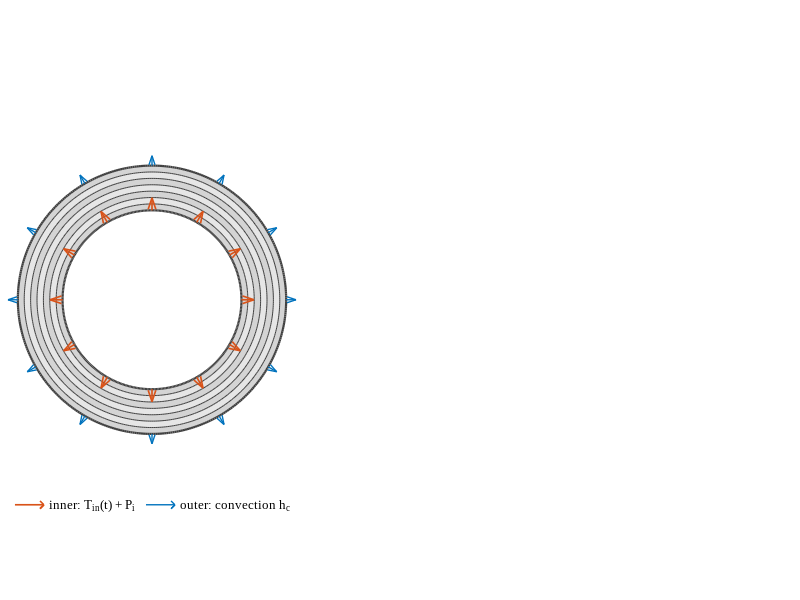

This figure's MATLAB source: (Note: this script raises an error after producing the figure.)
%% geometry_schematic_R4_2.m — R4_1 + 'insulated' labels centred on the middle axis of the cylinder; the bottom label sits inside the crescent (top face of the bottom insulation block)
%  R4_2 changes (marked 'R4_2'): label anchor positions only. Everything else = R4_1.
%  ----- R4_1 header follows -----
%% geometry_schematic_R4_1.m — R4 + 'insulated' labels closer to the cylinder (centred) and the two panel centres on one horizontal line (author request 2026-11-02)
%  R4_1 changes (marked 'R4_1'): label offsets reduced; left panel shifted vertically by dyAx1. Everything else = R4.
%  ----- R4 header follows -----
%% geometry_schematic_R4.m — R3 + layout changes requested by the author (2026-11-02)
%  Changes vs R3 (all marked 'R4'; geometry, loads, colours untouched; only
%  geometry_schematic_R4_2.png/.fig is written -- the standalone 3D cutaway is not redrawn):
%    * right panel: the two words 'insulated' moved above the top end and below the bottom
%      end, horizontally centred on the cylinder axis;
%    * right panel: R_i and R_o removed; they are shown on the left (cross-section) panel as
%      radial dimension arrows from the centre;
%    * right panel: the wall thickness h is shown on the LEFT wall at the bottom, beside the
%      length L (dimension below the bottom insulation block, on the theta = pi cut face);
%    * right panel: the coordinate triad is rotated about z (outward) and theta is drawn as an
%      arc with an arrow head (as in the left panel) instead of a straight arrow.
%  ----- R3 header follows -----
%% geometry_schematic_R3.m — R2 + coordinate systems (r, theta, z) in the geometry figures
%  R3 (2026-10-29, author request Prom 6): "in the two figures that introduce the cylinder
%  geometry (axial-section figure and cross-section figure) a coordinate system must be added".
%  Changes vs R2 (all marked 'R3'; geometry, loads and colours untouched):
%    * cross-section panel (a): triad at the bore centre -- radial axis r, circumferential
%      direction theta (arc with arrow), axial direction z shown as the out-of-plane symbol;
%    * axial cutaway (panel (b) and the standalone 3D cutaway): the lone z arrow is replaced by
%      a full right-handed triad r, theta, z drawn at the theta = 0 cut plane;
%    * outputs: geometry_schematic_R3.png/.fig and geometry_3D_cutaway_R2.png/.fig
%      (R2/R1 figures stay frozen).
%  ----- R2 header follows -----
%% geometry_schematic_R2.m — geometry schematic with an axially cut half-cylinder (3D)
%  R2 (2026-10-12, author request) revises the geometry schematic that
%  ch123_figs_R10.m draws (geometry_schematic.png: (a) annular cross-section,
%  (b) r-z graph):
%    * the RIGHT-HAND GRAPH (the r-z axes plot) is DELETED;
%    * in its place, an axially cut HALF CYLINDER in 3D showing
%        - the 7 layers on the cut faces and on the top face,
%        - the INNER loading (internal pressure P_i + thermal load T_in(t)),
%        - the OUTER convection h_c,
%        - the TOP and BOTTOM ends THERMALLY INSULATED (shown as insulation
%          blocks, labelled).
%    The cross-section panel (a) and its legend are unchanged.
%  Output: figures_ch123/geometry_schematic_R2.png (+ .fig). R1 and
%  ch123_figs_R10.m (which keeps writing the old geometry_schematic.png) are frozen.
%
%  Second output (author request: "draw something like" the 3D cylinder
%  drawings in Heydarpour's papers, e.g. Thin-Walled Struct. 155 (2020) 106914
%  Fig. 1a): figures_ch123/geometry_3D_cutaway_R1.png — the same cylinder with a
%  135-degree wedge removed, layers in a blue scale, loads and insulated ends.
%  All figure text in English, Times New Roman (as in the other ch1-3 schematics).
clearvars; clc; close all;
outdir = 'C:/Users/InfosaicUser/Desktop/MSc/Lord-Shulman-theory-thermoelastic-cylinder/claude/figures_ch123';
if ~exist(outdir,'dir'), mkdir(outdir); end
try
    set(groot,'defaultAxesFontName','Times New Roman');
    set(groot,'defaultTextFontName','Times New Roman');
    set(groot,'defaultLegendFontName','Times New Roman');
catch
end
CO = {[0 0.447 0.741],[0.850 0.325 0.098]};          % chapter colours: outer = blue, inner = orange
Ri = 1.0; Ro = 1.5; L = 2.1; NL = 7;
Rb = Ri + (0:NL)*((Ro-Ri)/NL);                       % 8 interface radii
G.Ri = Ri; G.Ro = Ro; G.L = L; G.NL = NL; G.Rb = Rb; G.tI = 0.16;   % tI = insulation block thickness
az = -25; el = 22;                                   % camera: from the front, slightly right and above

%% ================= FIGURE 1: cross-section (a) + half cylinder (b) =================
fig = figure('Units','inches','Position',[1 1 12 6],'Color','w','Renderer','opengl');

% ---------- (a) annular cross-section: unchanged from ch123_figs_R10 ----------
dyAx1 = 0.0296;   % R4_1: vertical shift of the left panel so both figure centres lie on one horizontal line
ax1 = axes('Parent',fig,'Position',[0.01 0.08-dyAx1 0.36 0.90]); hold(ax1,'on'); axis(ax1,'equal'); axis(ax1,'off');
th = linspace(0,2*pi,400);
for k = 1:NL
    ro = Rb(k+1); ri = Rb(k); sh = 0.90 - 0.07*mod(k,2);
    patch(ax1,[ro*cos(th) ri*cos(fliplr(th))],[ro*sin(th) ri*sin(fliplr(th))],[sh sh sh],'EdgeColor','none');
end
for k = 1:NL+1
    lw = 0.5; if k==1||k==NL+1, lw = 1.6; end
    plot(ax1,Rb(k)*cos(th),Rb(k)*sin(th),'-','Color',[0.25 0.25 0.25],'LineWidth',lw);
end
na = 12; ang = linspace(0,2*pi,na+1); ang(end) = [];
qi = quiver(ax1,Ri*cos(ang),Ri*sin(ang),0.14*cos(ang),0.14*sin(ang),0,'Color',CO{2},'LineWidth',1.2,'MaxHeadSize',0.55,'DisplayName','inner: T_{in}(t) + P_i');
qo = quiver(ax1,Ro*cos(ang),Ro*sin(ang),0.11*cos(ang),0.11*sin(ang),0,'Color',CO{1},'LineWidth',1.0,'MaxHeadSize',0.55,'DisplayName','outer: convection h_c');
lg = legend(ax1,[qi(1) qo(1)],'Location','southoutside','Orientation','horizontal','FontSize',9,'Box','off','AutoUpdate','off');   % R3: AutoUpdate off, else the triad objects added below enter the legend
lg.Units = 'normalized'; lg.Position(2) = 0.15;   % R4_1: legend placed just under the (shifted) left panel
xlim(ax1,[-(Ro+0.55) Ro+0.55]); ylim(ax1,[-(Ro+0.5) Ro+0.5]);
% R3: coordinate system of the cross-section: r (radial), theta (circumferential), z (out of the page)
tri_r = 0.55; tri_a = 0.33;
quiver(ax1,0,0,tri_r,0,0,'Color','k','LineWidth',1.3,'MaxHeadSize',0.6);          % r axis
text(ax1,tri_r+0.07,0.0,'r','FontSize',14,'FontAngle','italic','HorizontalAlignment','left','VerticalAlignment','middle');
ta = linspace(deg2rad(8),deg2rad(80),40);
plot(ax1,tri_a*cos(ta),tri_a*sin(ta),'k-','LineWidth',1.3);                         % theta arc
% arrow head at the arc end: filled triangle along the counter-clockwise tangent
Ee = tri_a*[cos(ta(end)) sin(ta(end))]; tg = [-sin(ta(end)) cos(ta(end))]; nn = [cos(ta(end)) sin(ta(end))];
hl = 0.10; hw = 0.045;
patch(ax1,[Ee(1)+hl*tg(1), Ee(1)+hw*nn(1), Ee(1)-hw*nn(1)],[Ee(2)+hl*tg(2), Ee(2)+hw*nn(2), Ee(2)-hw*nn(2)],'k','EdgeColor','k');
text(ax1,0.45*cos(deg2rad(58)),0.45*sin(deg2rad(58)),'\theta','FontSize',14,'HorizontalAlignment','left','VerticalAlignment','bottom');
plot(ax1,0,0,'ko','MarkerSize',9,'LineWidth',1.2); plot(ax1,0,0,'k.','MarkerSize',9);   % z out of the page
text(ax1,0.03,-0.13,'z','FontSize',14,'FontAngle','italic','HorizontalAlignment','center','VerticalAlignment','top');   % R4: moved below the symbol (clear of the R_o line)
% R4: radii R_i and R_o as radial dimension arrows from the centre (moved here from the right panel)
ai = deg2rad(145); ao = deg2rad(215);
quiver(ax1,0,0,Ri*cos(ai),Ri*sin(ai),0,'Color','k','LineWidth',1.0,'MaxHeadSize',0.10);
quiver(ax1,0,0,Ro*cos(ao),Ro*sin(ao),0,'Color','k','LineWidth',1.0,'MaxHeadSize',0.07);
text(ax1,0.52*cos(ai),0.52*sin(ai)+0.05,'R_i','FontSize',14,'HorizontalAlignment','center','VerticalAlignment','bottom');
text(ax1,(Ro+0.10)*cos(ao),(Ro+0.10)*sin(ao),'R_o','FontSize',14,'HorizontalAlignment','right','VerticalAlignment','top');

% ---------- (b) axially cut half cylinder, 3D ----------
ax2 = axes('Parent',fig,'Position',[0.27 0.0 0.71 1.0]);
draw_cyl3d(ax2, pi, 'gray', CO, G, az, el, true);

exportgraphics(fig,fullfile(outdir,'geometry_schematic_R4_2.png'),'Resolution',300,'Padding',30);   % R4: was _R3; R4_1: padding so the top label is not at the edge
savefig(fig,fullfile(outdir,'geometry_schematic_R4_2.fig'));
close(fig); fprintf('done: geometry_schematic_R4_2.png\n');
% R4: FIGURE 2 (standalone 3D cutaway) removed from this script; geometry_3D_cutaway_R2 stays as is

%% ============================ helpers ============================
function draw_cyl3d(ax, thMax, palette, CO, G, az, el, withDims)
    hold(ax,'on');
    Ri = G.Ri; Ro = G.Ro; L = G.L; NL = G.NL; Rb = G.Rb; tI = G.tI;
    edge = [0.25 0.25 0.25];
    % layer colours: alternating greys (as in the 2D panel) or a light->dark blue scale
    for k = 1:NL
        if strcmp(palette,'gray')
            lay{k} = (0.90 - 0.07*mod(k,2))*[1 1 1]; %#ok<AGROW>
        else
            t = (k-1)/(NL-1);
            lay{k} = [0.80 0.89 0.99]*(1-t) + [0.10 0.27 0.60]*t; %#ok<AGROW>
        end
    end
    if strcmp(palette,'gray'), cIn = [0.93 0.93 0.95]; cOut = [0.80 0.80 0.80];
    else,                      cIn = [0.82 0.90 0.98]; cOut = [0.66 0.79 0.95]; end
    cIns = [1.00 0.93 0.62];                                  % insulation blocks
    th = linspace(0,thMax,120);

    % ---- curved surfaces (inner + outer), light-dependent shading ----
    [T,Z] = meshgrid(th,[0 L]);
    surf_shaded(ax,Ri*cos(T),Ri*sin(T),Z,T,cIn);
    surf_shaded(ax,Ro*cos(T),Ro*sin(T),Z,T,cOut);

    % ---- cut faces (theta = 0 and theta = thMax): the 7 layers ----
    for k = 1:NL
        for tc = [0 thMax]
            patch(ax,[Rb(k) Rb(k+1) Rb(k+1) Rb(k)]*cos(tc),[Rb(k) Rb(k+1) Rb(k+1) Rb(k)]*sin(tc), ...
                  [0 0 L L],lay{k},'EdgeColor',edge,'LineWidth',0.4);
        end
        % ---- top face z = L: annular sector of layer k ----
        sector(ax,L,Rb(k),Rb(k+1),0,thMax,lay{k},edge);
    end

    % ---- insulation blocks at the top and bottom ends ----
    for zc = [-tI, L]
        ins_block(ax,zc,zc+tI,Ri,Ro,thMax,cIns,edge);
    end

    % ---- inner loading: arrows from the bore onto the inner surface (P_i + T_in) ----
    if thMax > pi, thI = deg2rad([40 65 90 110]); else, thI = deg2rad([45 80 115 150]); end
    zr = [0.25 0.50 0.75]*L;
    for a = thI
        for z = zr
            quiver3(ax,(Ri-0.34)*cos(a),(Ri-0.34)*sin(a),z,0.30*cos(a),0.30*sin(a),0,0, ...
                    'Color',CO{2},'LineWidth',1.8,'MaxHeadSize',0.9);
        end
    end
    % ---- outer convection: arrows leaving the outer surface where it faces the camera ----
    if thMax > pi, thO = deg2rad([4 16 198 212]); else, thO = deg2rad([4 12 20]); end
    for a = thO
        for z = zr
            quiver3(ax,Ro*cos(a),Ro*sin(a),z,0.36*cos(a),0.36*sin(a),0,0, ...
                    'Color',CO{1},'LineWidth',1.8,'MaxHeadSize',0.9);
        end
    end

    % ---- annotations ----
    % R4: 'insulated' above the top end and below the bottom end, centred on the cylinder axis
    dxl = -0.068;   % R4_2: screen-horizontal shift of both labels (data units along the screen x direction) to centre them on the cylinder
    ex = dxl*[cos(deg2rad(-25)) sin(deg2rad(-25))];
    text(ax,0.63+ex(1),1.36+ex(2),L+tI+0.05,'insulated','FontSize',11,'HorizontalAlignment','center', ...
         'VerticalAlignment','bottom');
    text(ax,(Ri-0.25)*cosd(65)+ex(1),(Ri-0.25)*sind(65)+ex(2),-tI/2+0.04,'insulated','FontSize',11,'HorizontalAlignment','center', ...   % R4_2: inside the crescent = inner face of the bottom insulation block
         'VerticalAlignment','middle');
    % z axis arrow and length dimension
    xa = -Ro-0.45;
    plot3(ax,[xa xa],[0 0],[0 L],'k-','LineWidth',1.0);
    plot3(ax,[xa-0.05 xa+0.05],[0 0],[0 0],'k-','LineWidth',1.0);
    plot3(ax,[xa-0.05 xa+0.05],[0 0],[L L],'k-','LineWidth',1.0);
    text(ax,xa-0.08,0,L/2,'L','FontSize',14,'FontAngle','italic','HorizontalAlignment','right');
    % R3: full coordinate triad (r, theta, z) at the theta = 0 cut plane, clear of the cylinder
    xz = Ro+0.85; z0 = 0.35; Lt = 0.62;
    % R4: triad rotated about z by phT (outward); theta shown as an arc with an arrow head
    phT = deg2rad(-55);
    er = [cos(phT) sin(phT) 0];
    quiver3(ax,xz,0,z0,0,0,0.75,0,'Color','k','LineWidth',1.3,'MaxHeadSize',0.8);   % z (axial)
    text(ax,xz,0,z0+0.75+0.12,'z','FontSize',14,'FontAngle','italic','HorizontalAlignment','center');
    quiver3(ax,xz,0,z0,Lt*er(1),Lt*er(2),0,0,'Color','k','LineWidth',1.3,'MaxHeadSize',0.8);      % r (radial)
    text(ax,xz+(Lt+0.07)*er(1),(Lt+0.07)*er(2),z0,'r','FontSize',14,'FontAngle','italic','HorizontalAlignment','left');
    ra = 0.42; tt = linspace(deg2rad(12),deg2rad(85),40);                                       % theta arc (r -> theta)
    plot3(ax,xz+ra*cos(phT+tt),ra*sin(phT+tt),z0*ones(size(tt)),'k-','LineWidth',1.3);
    qe = [xz+ra*cos(phT+tt(end)), ra*sin(phT+tt(end))]; qd = [-sin(phT+tt(end)), cos(phT+tt(end))];
    nr = [cos(phT+tt(end)) sin(phT+tt(end))]; hl = 0.13; hw = 0.055;   % filled triangular arrow head at the arc end (as in the left panel)
    patch(ax,[qe(1)+hl*qd(1), qe(1)+hw*nr(1), qe(1)-hw*nr(1)],[qe(2)+hl*qd(2), qe(2)+hw*nr(2), qe(2)-hw*nr(2)],z0*ones(1,3),'k','EdgeColor','k');
    ta = phT+deg2rad(50);
    text(ax,xz+(ra+0.10)*cos(ta),(ra+0.10)*sin(ta),z0,'\theta','FontSize',14,'HorizontalAlignment','left');
    plot3(ax,xz,0,z0,'k.','MarkerSize',10);
    if withDims
        % R4: only the thickness h, on the LEFT wall (theta = pi cut face) at the bottom, beside L
        zd = -tI-0.30;
        plot3(ax,[-Ri -Ri],[0 0],[-tI zd-0.05],':','Color',[0.3 0.3 0.3],'LineWidth',0.8);
        plot3(ax,[-Ro -Ro],[0 0],[-tI zd-0.05],':','Color',[0.3 0.3 0.3],'LineWidth',0.8);
        quiver3(ax,-Ro,0,zd,Ro-Ri,0,0,0,'Color','k','LineWidth',1.0,'MaxHeadSize',0.5);
        quiver3(ax,-Ri,0,zd,-(Ro-Ri),0,0,0,'Color','k','LineWidth',1.0,'MaxHeadSize',0.5);
        text(ax,-(Ri+Ro)/2,0,zd-0.14,'h','FontSize',14,'FontAngle','italic','HorizontalAlignment','center');
    end

    axis(ax,'equal'); axis(ax,'off');
    view(ax,az,el); camproj(ax,'orthographic');
    xlim(ax,[-Ro-0.60 Ro+1.55]); ylim(ax,[-Ro-0.3 Ro+0.55]); zlim(ax,[-0.95 L+1.05]);   % R3: room for the triad (was Ro+1.40 / Ro+0.3)
end

function surf_shaded(ax,X,Y,Z,T,col)
    s = 0.78 + 0.22*cos(T - pi/4);                     % simple directional shading
    C = cat(3, min(col(1)*s,1), min(col(2)*s,1), min(col(3)*s,1));
    surf(ax,X,Y,Z,C,'EdgeColor','none','FaceColor','interp');
end

function sector(ax,z,r1,r2,t0,t1,col,edge)
    t = linspace(t0,t1,80);
    X = [r2*cos(t) r1*cos(fliplr(t))]; Y = [r2*sin(t) r1*sin(fliplr(t))];
    patch(ax,X,Y,z*ones(size(X)),col,'EdgeColor',edge,'LineWidth',0.4);
end

function ins_block(ax,z0,z1,r1,r2,thMax,col,edge)
    t = linspace(0,thMax,100);
    sector(ax,z1,r1,r2,0,thMax,col,edge);               % outer face of the block
    sector(ax,z0,r1,r2,0,thMax,col,edge);
    [T,Z] = meshgrid(t,[z0 z1]);
    surface(ax,r2*cos(T),r2*sin(T),Z,'FaceColor',col,'EdgeColor','none');
    surface(ax,r1*cos(T),r1*sin(T),Z,'FaceColor',col*0.97,'EdgeColor','none');
    for tc = [0 thMax]
        patch(ax,[r1 r2 r2 r1]*cos(tc),[r1 r2 r2 r1]*sin(tc),[z0 z0 z1 z1],col,'EdgeColor',edge,'LineWidth',0.5);
    end
end
